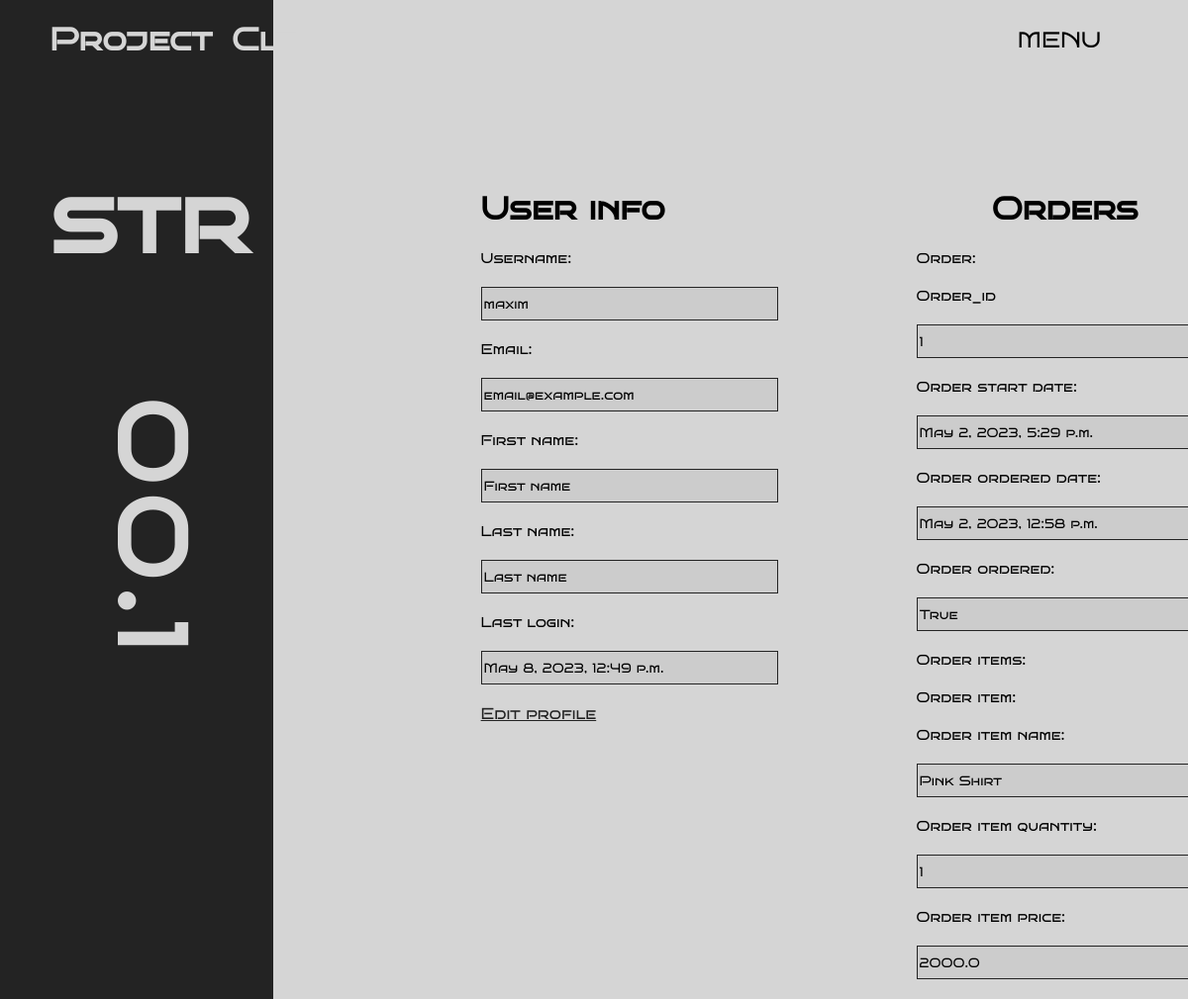
Page /profile (signed in) on the earlier database version.
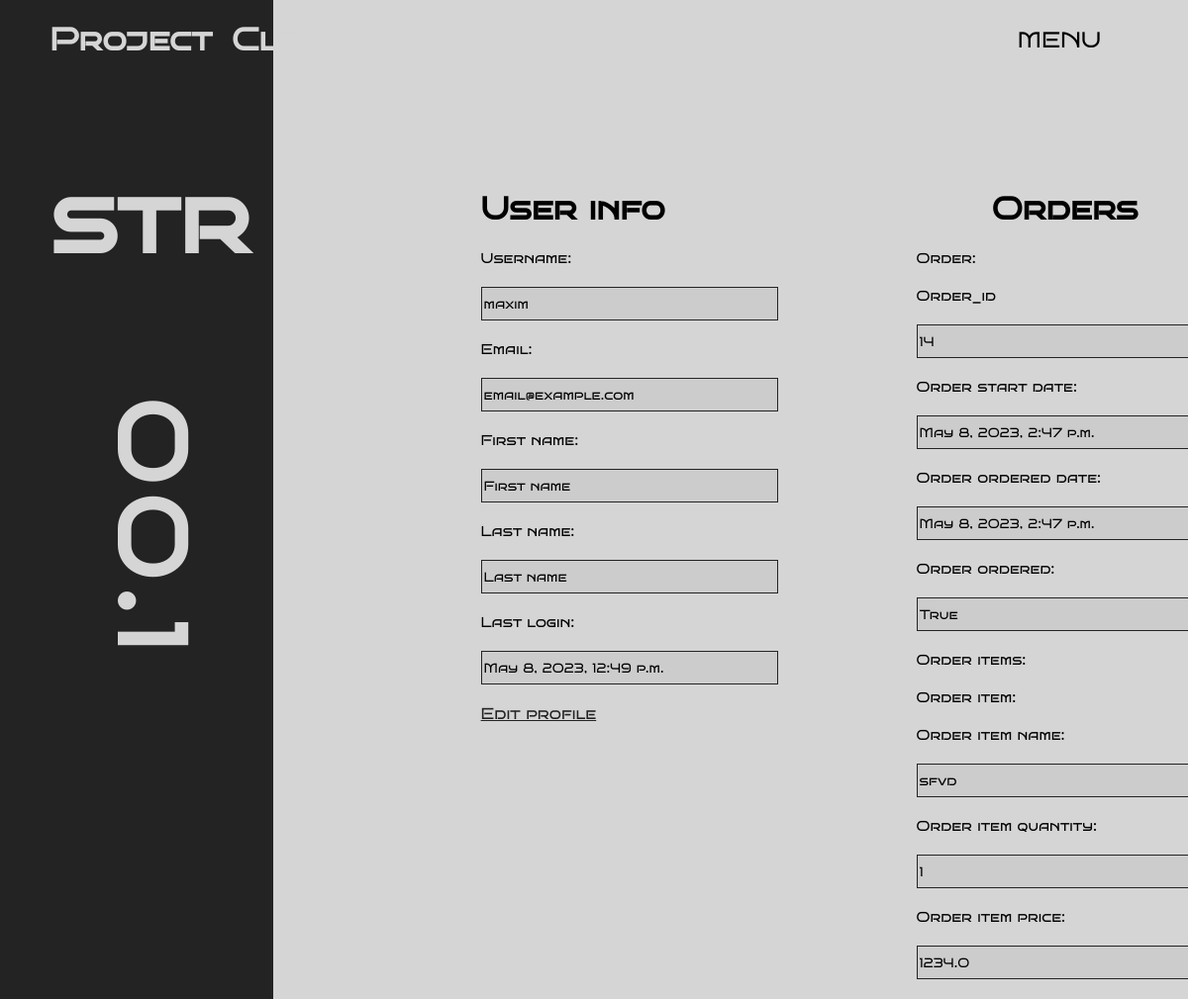
Same page on the later database version.
### Store/models.py (models this page shows, shortened)
class Order(models.Model):
    user = models.ForeignKey(settings.AUTH_USER_MODEL, on_delete=models.CASCADE)
    items = models.ManyToManyField(OrderItem)
    start_date = models.DateTimeField(auto_now_add=True)
    ordered_date = models.DateTimeField()
    ordered = models.BooleanField(default=False)

class OrderItem(models.Model):
    user = models.ForeignKey(settings.AUTH_USER_MODEL, on_delete=models.CASCADE)
    ordered = models.BooleanField(default=False)
    item = models.ForeignKey(Product, on_delete=models.CASCADE)
    quantity = models.IntegerField("Количество", default=1)

class Product(models.Model):
    name = models.CharField("Название товара", max_length=100)
    category = models.CharField("Категория", choices=CATEGORY_CHOICES, max_length=2)
    sex = models.CharField("Пол", choices=SEX_CHOICES, max_length=1)
    size = models.CharField("Размер", choices=SIZE_CHOICES, max_length=3)
    price = models.FloatField()
    image = models.ImageField(blank=True, upload_to="Store/static/products/")
    description = models.TextField("Описание", max_length=500, blank=True)

### Store/views.py (the view)
# urls.py: path("profile", views.profile, name="profile"),
@login_required
def profile(request):
    user = request.user
    orders = Order.objects.filter(user=user, ordered=True)
    order_items = OrderItem.objects.filter(user=user, ordered=True)
    context = {"orders": orders, "order_items": order_items, "user": user}
    return render(
        request,
        "Store/profile.html",
        context=context,
    )

### Store/templates/Store/profile.html (shortened to what the changed rows need)
{% load static %}
<!DOCTYPE html>
<html lang="en">
  <head>
    <link rel="stylesheet" href="{% static '/css/style-index.css' %}" />
  </head>
  <body>
    <div class="header-container">
      <div class="header-left-part">
        <h1>Project</h1>
        <h1>Clt</h1>
      </div>
    </div>
    <div class="main-container">
      <div class="main-container-left">
        <div class="main-container-left-up">
          <h1>str</h1>
        </div>
        <div class="main-container-right-down">
          <h1>00.1</h1>
        </div>
      </div>
      <div class="main-container-right">
        <div class="user-page">
          <div class="user-info login-form">
            <h1>User info</h1>
          </div>
          <div class="user-orders login-form">
            <h1>Orders</h1>
            <form>
              {% for order in orders %}
              <label for="order">Order:</label>
              <label for="order_id">Order_id</label>
              <input
                class="user-info-text"
                type="text"
                name="order"
                value="{{ order.id }}"
                readonly
              />
              <label for="start_date">Order start date:</label>
              <input
                class="user-info-text"
                type="text"
                name="order"
                value="{{ order.start_date }}"
                readonly
              />
              <label for ="ordered_date">Order ordered date:</label>
              <input
                class="user-info-text"
                type="text"
                name="order"
                value="{{ order.ordered_date }}"
                readonly
              />
              <label for="ordered">Order ordered:</label>
              <input
                class="user-info-text"
                type="text"
                name="order"
                value="{{ order.ordered }}"
                readonly
              />
              <label for="order_items">Order items:</label>
              {% for order_item in order.items.all %}
              <label for="order_item">Order item:</label>
              <label for="order_item_id">Order item name:</label>
              <input
                class="user-info-text"
                type="text"
                name="order_item"
                value="{{ order_item.item.name }}"
                readonly
              />
              <label for="order_item_quantity">Order item quantity:</label>
              <input
                class="user-info-text"
                type="text"
                name="order_item_quantity"
                value="{{ order_item.quantity }}"
                readonly
              />
              <label for="order_item_price">Order item price:</label>
              <input
                class="user-info-text"
                type="text"
                name="order_item_price"
                value="{{ order_item.item.price }}"
                readonly
              />
              {% endfor %}
              {% endfor %}
            </form>
        </div>
      </div>
    </div>
  </body>
</html>

Differences in the rows shown:
removed Order: order "1", order "May 2, 2023, 5:29 p.m.", order "May 2, 2023, 12:58 p.m.", order "True"
no longer on this page (row edited): OrderItem: order_item "Pink Shirt", order_item_quantity "1", order_item_price "2000.0"
added Order: order "14", order "May 8, 2023, 2:47 p.m.", order "True"
added OrderItem: order_item "sfvd", order_item_quantity "1", order_item_price "1234.0"
